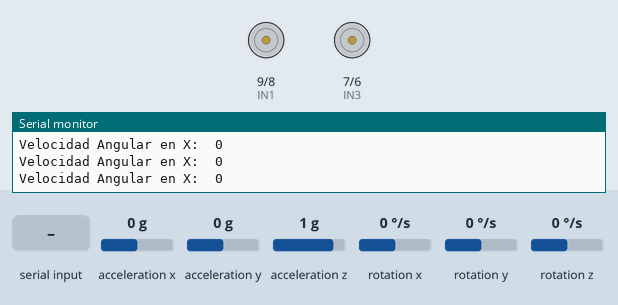
The sketch below on a simulated Arduino Uno, built with avr-gcc and run on an emulated ATmega328P. On the bench: motor-driver pin pairs drawn as motors (green arrow = first pin HIGH = forward, orange = second pin HIGH = backward, longer = more drive, scaled by the enable pin), the last lines printed to the serial monitor. The inputs (shaded band) are chosen by the test bench; at power-on: rotation x 0 °/s, acceleration x 0 g, acceleration y 0 g, acceleration z 1 g, rotation y 0 °/s, rotation z 0 °/s.

Above: at 1.2 s.
1.3 s: rotation x set to -192 °/s
At 2.1 s:
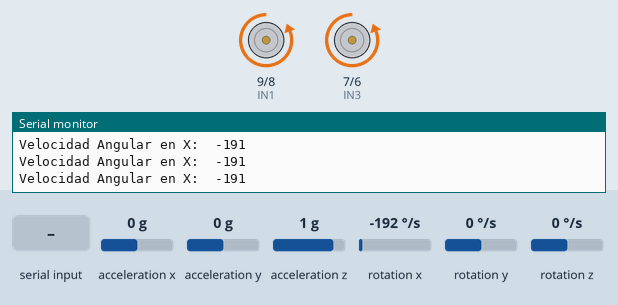
2.8 s: "f" received over Serial
At 2.93 s:
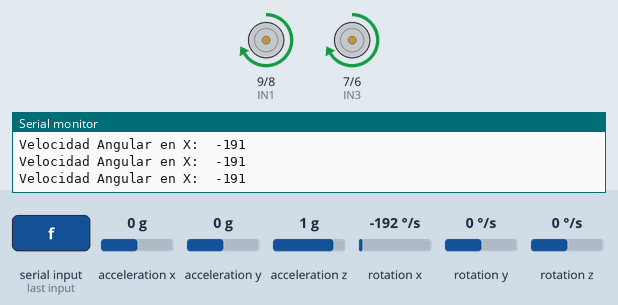
4.5 s: "l" received over Serial
At 4.63 s:
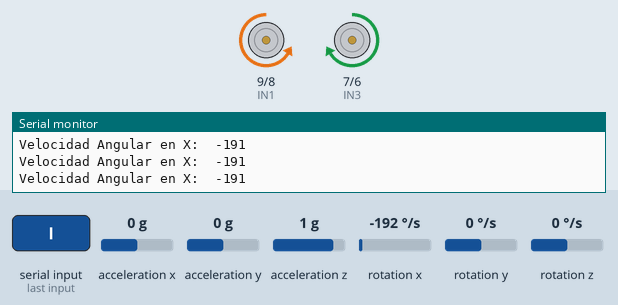
6.2 s: "r" received over Serial
At 6.32 s:
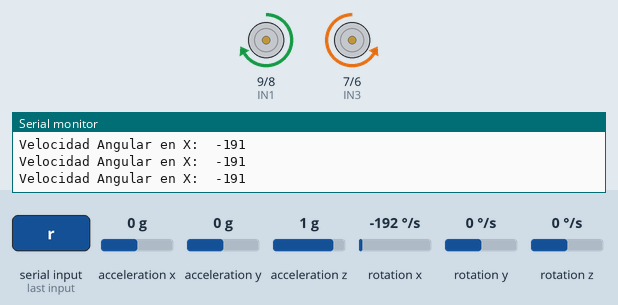
7.9 s: "h" received over Serial
At 8.3 s:
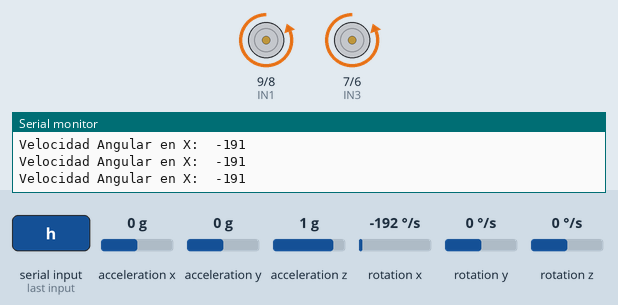
9.4 s: rotation x set to 30 °/s
12.4 s: rotation x set to 37 °/s
Timing chart, 0 to 15.4 s (numbered marks = the images above; inputs shaded):
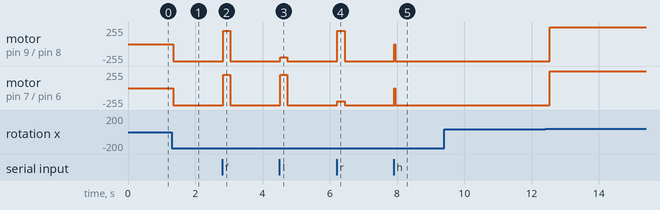

Measured:
- after the input at 1.3 s, motor on pin 9 (IN1) / pin 8 (IN2), motor on pin 7 (IN3) / pin 6 (IN4): stopped → backward 255/255 after 0.05 s
- after the input at 2.8 s, motor on pin 9 (IN1) / pin 8 (IN2), motor on pin 7 (IN3) / pin 6 (IN4): backward 255/255 → forward 200/255 at once, → backward 255/255 0.21 s later
- after the input at 4.5 s, motor on pin 9 (IN1) / pin 8 (IN2): backward 255/255 → backward 200/255 at once, → backward 255/255 0.21 s later; motor on pin 7 (IN3) / pin 6 (IN4): backward 255/255 → forward 200/255 at once, → backward 255/255 0.21 s later
- after the input at 6.2 s, motor on pin 9 (IN1) / pin 8 (IN2): backward 255/255 → forward 200/255 at once, → backward 255/255 0.21 s later; motor on pin 7 (IN3) / pin 6 (IN4): backward 255/255 → backward 200/255 at once, → backward 255/255 0.21 s later
- after the input at 7.9 s, motor on pin 9 (IN1) / pin 8 (IN2), motor on pin 7 (IN3) / pin 6 (IN4): backward 255/255 → stopped at once, → backward 255/255 0.03 s later

The sketch:

Branch_velocidad_angular.ino
```cpp
#include "I2Cdev.h"
#include "MPU6050.h"
#include "Wire.h"

char estado = '0';  //variable que recibe las instrucciones del celular

//Pines puente H
int ENA = 10; // MCU PWM Pin 10 to ENA on L298n Board
int IN1 = 9;  // MCU Digital Pin 9 to IN1 on L298n Board
int IN2 = 8;  // MCU Digital Pin 8 to IN2 on L298n Board

int ENB = 5;  // MCU PWM Pin 5 to ENB on L298n Board
int IN3 = 7;  // MCU Digital pin 7 to IN3 on L298n Board
int IN4 = 6;  // MCU Digital pin 6 to IN4 on L298n Board

//Pines giroscopo
//GND - GND
//VCC - VCC
//SDA - Pin A4
//SCL - Pin A5

const int mpuAddress = 0x68;  // Puede ser 0x68 o 0x69
MPU6050 mpu(mpuAddress);

int ax, ay, az;
int gx, gy, gz;
int error = 0;

long tiempo_prev;
float dt;
float ang_x, ang_y;
float ang_x_prev, ang_y_prev;
const float gyroScale = 250.0 / 32768.0;


void setup()
{
  Serial.begin(9600);
  pinMode(ENA, OUTPUT); //Set all the L298n Pin to output
  pinMode(ENB, OUTPUT);
  pinMode(IN1, OUTPUT);
  pinMode(IN2, OUTPUT);
  pinMode(IN3, OUTPUT);
  pinMode(IN4, OUTPUT);

  Wire.begin();
  mpu.initialize();
}

void loop() {
  estado='x'; // Resetear variable
  if(Serial.available()>0){  // Entrar solo cuando se envíe algo
    estado=Serial.read();  // Leer lo que la antena reciba

    switch(estado){
      case 'f':  forward();     break;
      case 'b':  backward();   break;
      case 'l':  left();     break;
      case 'r':  right();    break;
      case 'h':  halt();    break;
      default: halt();
    }//Fin switch
  }

  //------------------------------------------ Estabilizar ---------------------------
  int angulo_actual = angulox();
  int velocidad_angular = gx * gyroScale;
  Serial.print(F("Velocidad Angular en X:  "));
  Serial.println(velocidad_angular);
  if(velocidad_angular==0){
    velocidad_angular=0.000000000000000000000000000000000001;
  }
  int tiempo_a_empujar = angulo_actual / velocidad_angular;
  tiempo_a_empujar = abs(tiempo_a_empujar);

  if(angulo_actual>0){
    analogWrite(ENA, 255);  //Full Power!
    analogWrite(ENB, 255);  //Full Power!
    digitalWrite(IN1, HIGH);
    digitalWrite(IN2, LOW);
    digitalWrite(IN3, HIGH);
    digitalWrite(IN4, LOW);
    delay(tiempo_a_empujar);  //Empujar por el tiempo que diga la funcion despejada
  }
  else if(angulo_actual<0){
    analogWrite(ENA, 255);  //Full Power!
    analogWrite(ENB, 255);  //Full Power!
    digitalWrite(IN1, LOW);
    digitalWrite(IN2, HIGH);
    digitalWrite(IN3, LOW);
    digitalWrite(IN4, HIGH);
    delay(tiempo_a_empujar);  //Empujar por el tiempo que diga la funcion despejada
  }


}


//------------------------------------------ Movimiento Motores DC---------------------------
void forward(){
  digitalWrite(IN1, HIGH);
  digitalWrite(IN2, LOW);
  digitalWrite(IN3, HIGH);
  digitalWrite(IN4, LOW);
  analogWrite(ENA, 200);
  analogWrite(ENB, 200);
  delay(200);
}

void right(){
  digitalWrite(IN1, HIGH);
  digitalWrite(IN2, LOW);
  digitalWrite(IN3, LOW);
  digitalWrite(IN4, HIGH);
  analogWrite(ENA, 200);
  analogWrite(ENB, 200);
  delay(200);
}

void backward(){
  digitalWrite(IN1, LOW);
  digitalWrite(IN2, HIGH);
  digitalWrite(IN3, LOW);
  digitalWrite(IN4, HIGH);
  analogWrite(ENA, 200);
  analogWrite(ENB, 200);
  delay(200);
}

void left (){
  digitalWrite(IN1, LOW);
  digitalWrite(IN2, HIGH);
  digitalWrite(IN3, HIGH);
  digitalWrite(IN4, LOW);
  analogWrite(ENA, 200);
  analogWrite(ENB, 200);
  delay(200);
}

void halt(){
  digitalWrite(IN1, LOW); // Apagar Motor
  digitalWrite(IN2, LOW); // Apagar Motor
  digitalWrite(IN3, LOW); // Apagar Motor
  digitalWrite(IN4, LOW); // Apagar Motor
}


//------------------------------------------ Sensor Inercial ---------------------------

int angulox()
{
  mpu.getAcceleration(&ax, &ay, &az);
  mpu.getRotation(&gx, &gy, &gz);
  updateFiltered();
  delay(10);
  return ang_x+error;
}

void updateFiltered()
{
   dt = (millis() - tiempo_prev) / 1000.0;
   tiempo_prev = millis();

   //Calcular los ángulos con acelerometro
   float accel_ang_x = atan(ay / sqrt(pow(ax, 2) + pow(az, 2)))*(180.0 / 3.14);
   float accel_ang_y = atan(-ax / sqrt(pow(ay, 2) + pow(az, 2)))*(180.0 / 3.14);

   //Calcular angulo de rotación con giroscopio y filtro complementario
   ang_x = 0.98*(ang_x_prev + (gx / 131)*dt) + 0.02*accel_ang_x;
   ang_y = 0.98*(ang_y_prev + (gy / 131)*dt) + 0.02*accel_ang_y;

   ang_x_prev = ang_x;
   ang_y_prev = ang_y;
}
```
